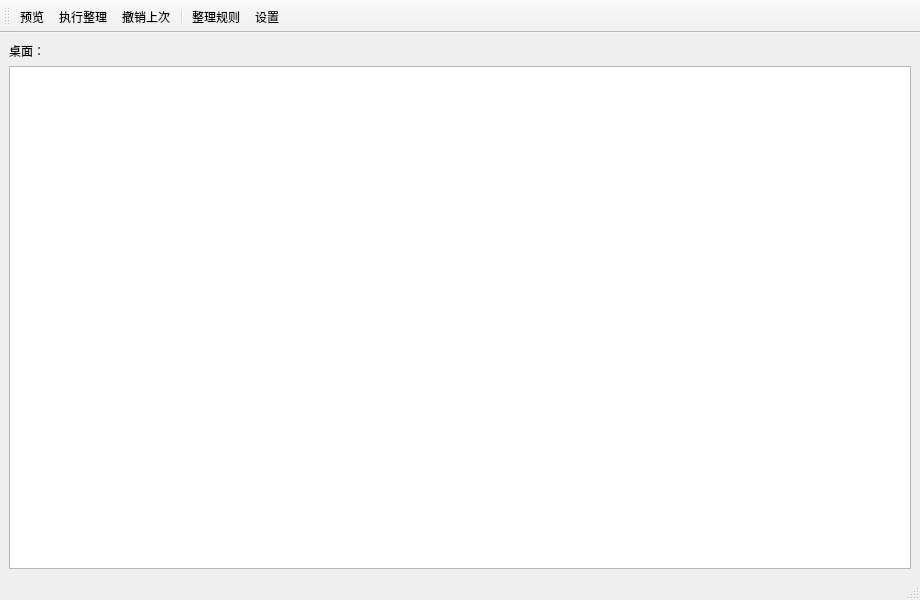
<?xml version="1.0" encoding="UTF-8"?>
<ui version="4.0">
 <class>MainWindow</class>
 <widget class="QMainWindow" name="MainWindow">
  <property name="geometry">
   <rect>
    <x>0</x>
    <y>0</y>
    <width>920</width>
    <height>600</height>
   </rect>
  </property>
  <property name="windowTitle">
   <string>桌面整理工具</string>
  </property>
  <widget class="QWidget" name="centralwidget">
   <layout class="QVBoxLayout" name="verticalLayout">
    <item>
     <widget class="QLabel" name="desktopPathLabel">
      <property name="text">
       <string>桌面：</string>
      </property>
     </widget>
    </item>
    <item>
     <widget class="QTableWidget" name="planTable">
      <property name="alternatingRowColors">
       <bool>true</bool>
      </property>
      <property name="selectionBehavior">
       <enum>QAbstractItemView::SelectRows</enum>
      </property>
     </widget>
    </item>
   </layout>
  </widget>
  <widget class="QToolBar" name="toolBar">
   <property name="windowTitle">
    <string>工具栏</string>
   </property>
   <attribute name="toolBarArea">
    <enum>Qt::TopToolBarArea</enum>
   </attribute>
   <attribute name="toolBarBreak">
    <bool>false</bool>
   </attribute>
   <addaction name="actionPreview"/>
   <addaction name="actionExecute"/>
   <addaction name="actionUndo"/>
   <addaction name="separator"/>
   <addaction name="actionRules"/>
   <addaction name="actionSettings"/>
  </widget>
  <widget class="QStatusBar" name="statusbar"/>
  <action name="actionPreview">
   <property name="text">
    <string>预览</string>
   </property>
   <property name="toolTip">
    <string>扫描桌面，生成整理计划</string>
   </property>
  </action>
  <action name="actionExecute">
   <property name="text">
    <string>执行整理</string>
   </property>
   <property name="toolTip">
    <string>移动勾选的文件到目标目录</string>
   </property>
  </action>
  <action name="actionUndo">
   <property name="text">
    <string>撤销上次</string>
   </property>
   <property name="toolTip">
    <string>撤销最近一次整理</string>
   </property>
  </action>
  <action name="actionRules">
   <property name="text">
    <string>整理规则</string>
   </property>
   <property name="toolTip">
    <string>自定义规则与类别映射</string>
   </property>
  </action>
  <action name="actionSettings">
   <property name="text">
    <string>设置</string>
   </property>
   <property name="toolTip">
    <string>自动整理、防抖时长、白名单</string>
   </property>
  </action>
 </widget>
 <resources/>
 <connections/>
</ui>
